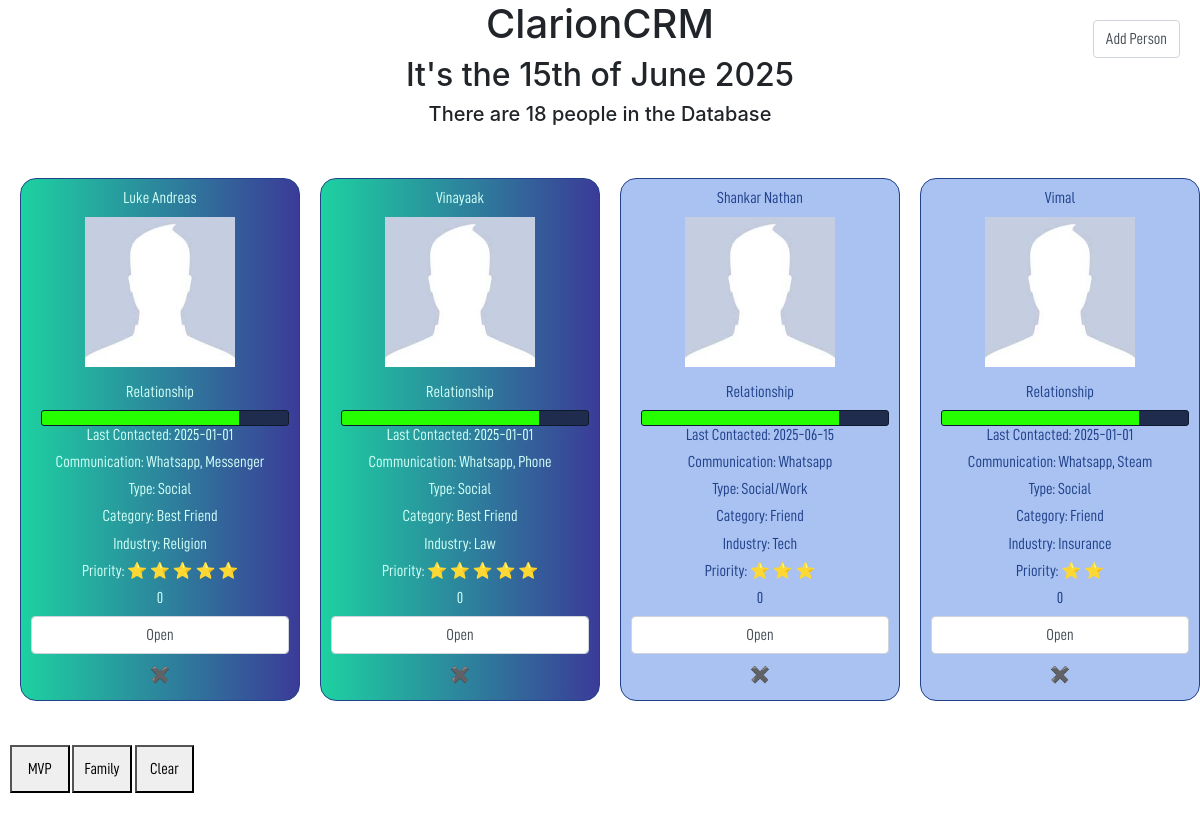
Before: / with the older database file.
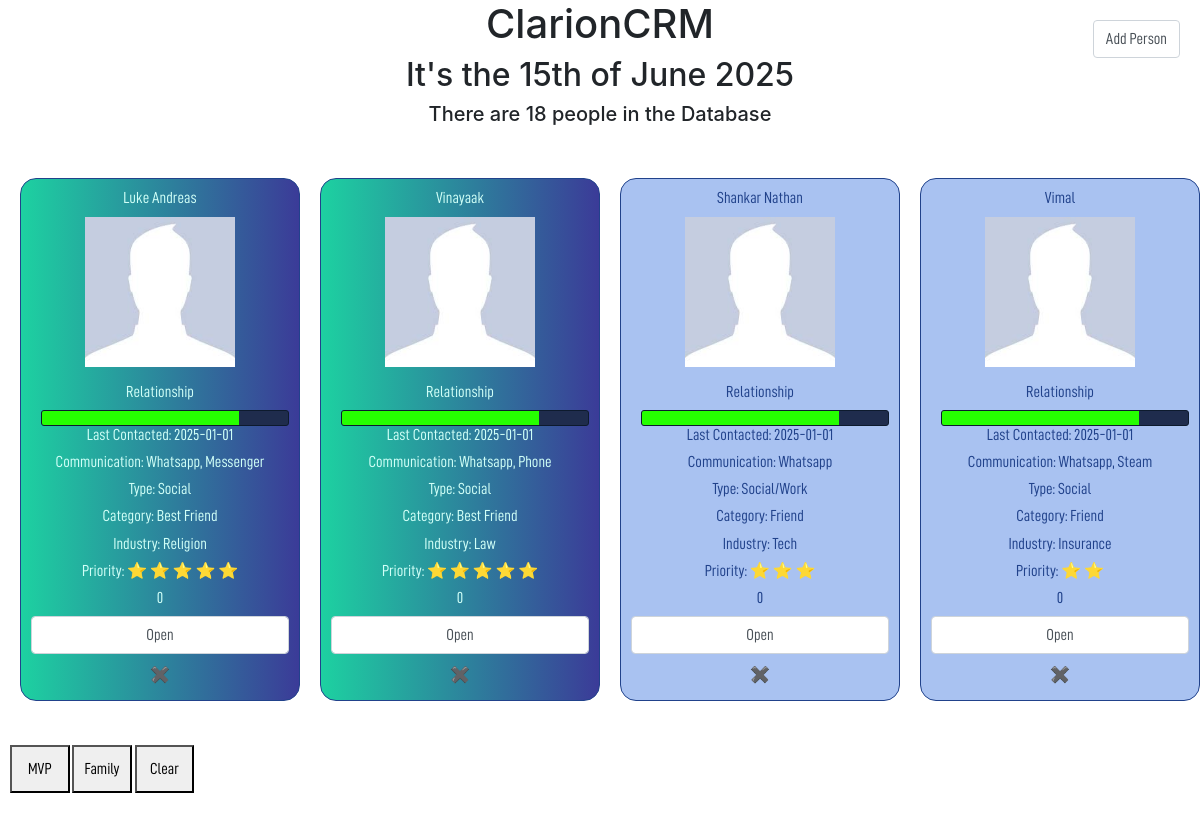
After: the same page with the newer database file.
### tables this page shows
CREATE TABLE main (
        ID INTEGER PRIMARY KEY AUTOINCREMENT,
        Name TEXT,
        Phone_Number TEXT,       
        Category TEXT,
        Type TEXT,
        Priority INTEGER,
        Communication_Routes TEXT,
        Profile_Picture TEXT,
        Last_Contacted TEXT,
        Last_Meeting TEXT,
        Industry TEXT,
        Comments TEXT
    );

### main.py (the view)
@app.route('/')
def home():
    db = get_db()
    rows = db.execute('SELECT * FROM main').fetchall()
    people_count = db.execute('SELECT COUNT(ID) FROM main;').fetchall()
    db = get_db()
    print(dict(people_count[0]))
    return render_template('index.html', rows=rows,people_count = dict(people_count[0]))

### main.py (called while the page is built)
def get_db():
    if 'db' not in g:
        g.db = sqlite3.connect(DATABASE)
        g.db.row_factory = sqlite3.Row  # To access columns by name
    return g.db

### templates/index.html (shortened to what this page needs)
{% extends 'base.html' %}
{% block body %}
<h1 class="page-title">ClarionCRM</h1>
<h2 class="page-subtitle" id="dateintro">It's the 14th of June 2025</h2>
<h5 class="page-subtitle" id="numPeople">There are {{ people_count['COUNT(ID)'] }} people in the Database</h5>
<div class="top-right-button">
    <a href="/addperson"><button class="form-control">Add Person</button></a>
</div>
<br>
<div class="horizontal-scroll">
    <div class="agent-container-horizontal">
        {% for row in rows %}
        <article class="agent-card-base agent-card{% if row['Category']|lower == 'best friend' %}-mvp{% elif row['Category']|lower == 'family' %}-fam{% endif %}" data-priority="{{ row['Priority'] }}">
            <h6>{{ row['Name'] }}</h6>
            <figure>
                <img src="/static/assets/pic/facebookprofile.jpeg" alt="{{ row['Name'] or 'Profile Photo' }}">
            </figure>
            <h6>Relationship</h6>
            <div class="bar">
                <div class="fill" style="width: 80%;"></div>
            </div>
            <h6>Last Contacted: {{ row['Last_Contacted'][:10] }}</h6>
            <h6>Communication: {{ row['Communication_Routes'] }}</h6>
            <h6>Type: {{ row['Type'] }}</h6>
            <h6>Category: {{ row['Category'] }}</h6>
            <h6>Industry: {{ row['Industry'] }}</h6>
            <h6>Priority:
                {% for _ in range(row['Priority']) %}
                    ⭐
                {% endfor %}
            </h6>
            <h6 id="daysSinceContacted">0</h6>
            <a href="/peopleview?id={{ row['ID'] }}"><button class="form-control">Open</button></a>
            <form action="/delete_person" method="post" class="delete-button" onsubmit="return confirm('Delete this person?');">
                <button type="submit" title="Delete" aria-label="Delete {{ row['Name'] }}">✖️</button>
            </form>
        </article>
        {% endfor %}
    </div>
</div>
<br>
<div class="filter-div">
<button class="filter-buttons" onclick="filterMVP(this)"> MVP </button>
<button class="filter-buttons" onclick="filterFamily(this)"> Family </button>
<button class="filter-buttons" onclick="unfilterAll()"> Clear </button>
</div>
<br>
{% endblock %}

### templates/base.html (shortened to what this page needs)
<!DOCTYPE html>
<html lang="en">
<head>
    <link rel="stylesheet" href="{{ url_for('static', filename='css/style.css') }}">
    <link rel="stylesheet" href="https://cdn.jsdelivr.net/npm/bootstrap@4.3.1/dist/css/bootstrap.min.css">
</head>
<body>
    {% block body %}{% endblock %}
</body>
</html>

### static/css/style.css (style rules this page uses)
div { font-family: 'DIN', sans-serif; }
.page-title, .page-subtitle { text-align: center; }
.filter-div { padding-left: 10px; }
.filter-buttons { font-family: 'DIN', sans-serif; width: 5%; padding: 10px; position: relative; }
.agent-card-base { text-align: center; border: 1px solid #21428B; padding: 10px; border-radius: 16px; font-size: 24px; min-width: 280px; max-width: 300px; flex-shrink: 0; }
.agent-card { color: #21428B; background-color: #A9C2F1; }
.agent-card-mvp { color: #d0fff7; background: linear-gradient(90deg, #1dd1a1 0%, #3b3b98 100%); }
.agent-card-base img { width: 150px; height: 150px; }
.agent-container-horizontal { display: flex; flex-direction: row; gap: 20px; padding: 20px; }
.horizontal-scroll { overflow-x: auto; white-space: nowrap; }
.delete-button button { background: transparent; border: none; font-size: 16px; font-weight: bold; color: red; cursor: pointer; line-height: 1; }
.bar { background-color: #1f2c4d; border: 1px solid #0d1a2d; height: 16px; border-radius: 3px; margin-left: 10px; overflow: hidden; }
.fill { background-color: #26ff00; height: 100%; transition: width 0.3s ease-in-out; }
.top-right-button { position: absolute; top: 20px; right: 20px; }

Changed rows visible on the page:
changed main "Shankar Nathan": Last_Contacted "2025-06-15" → "2025-01-01"
